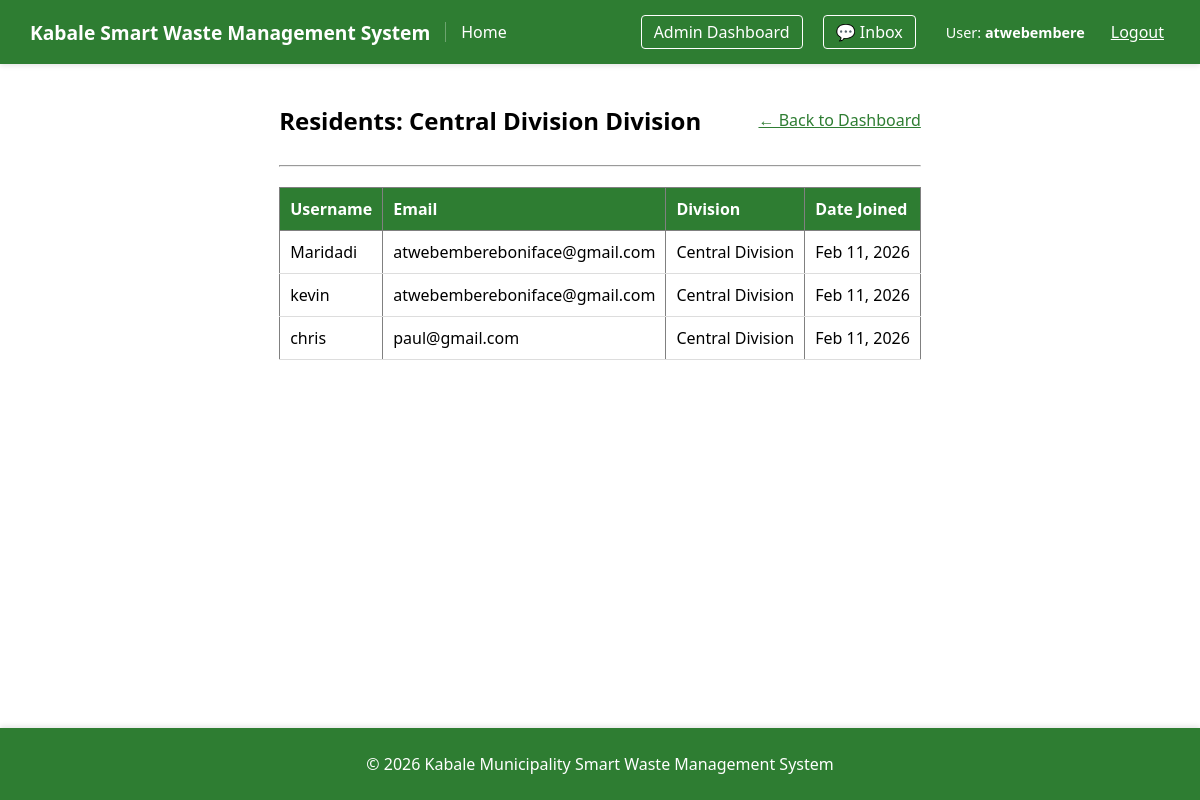
/users/division/Central Division/ (signed in), run on an earlier commit of the app's database.
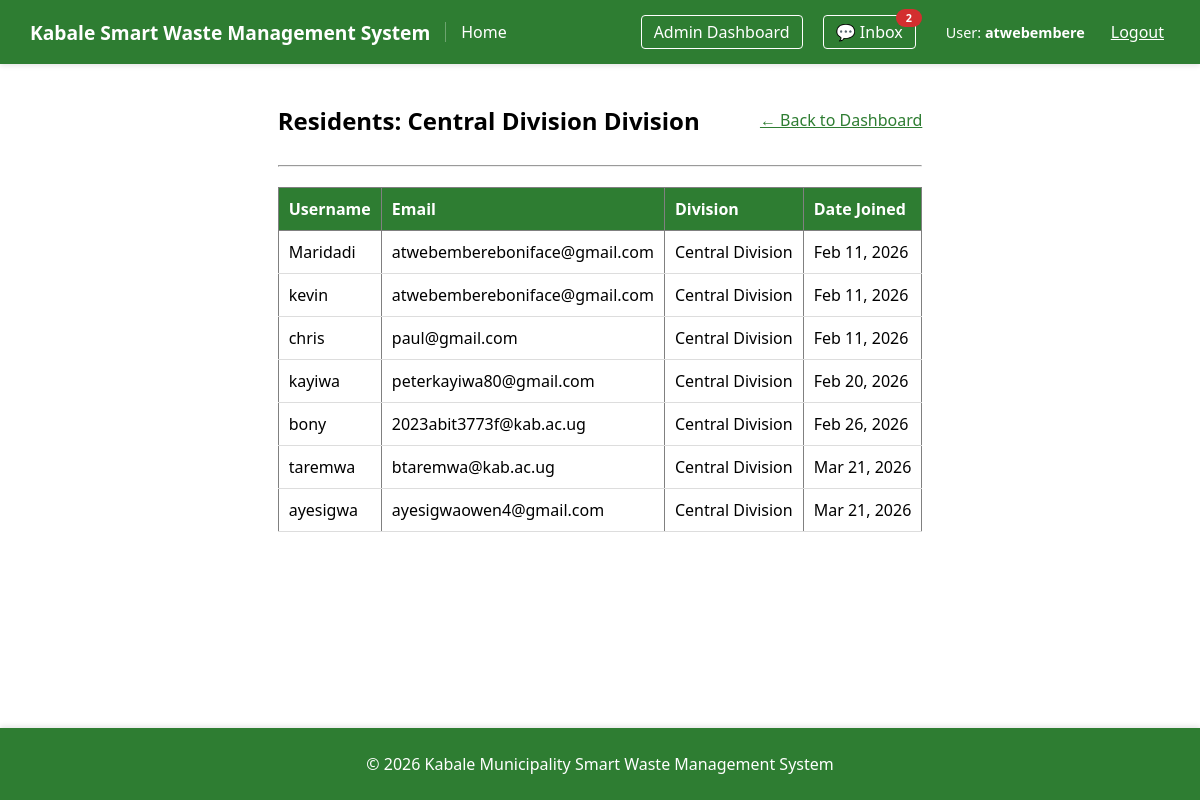
And on a later commit of the database.
### users/models.py (models this page shows, shortened)
class User(AbstractUser):
    full_name = models.CharField(max_length=255, null=True, blank=True)
    DIVISION_CHOICES = [
        ('Central Division', 'Central Division'),
        ('Northern Division', 'Northern Division'),
        ('Southern Division', 'Southern Division'),
    ]
    division = models.CharField(
        max_length=50,
        choices=DIVISION_CHOICES,
        null=True,
        blank=True
    )
    ward = models.CharField(max_length=100, null=True, blank=True)
    cell = models.CharField(max_length=100, null=True, blank=True)

### users/views.py (the view)
# urls.py: path('division/<str:division>/', views.DivisionUserListView.as_view(), name='division_users'),
class DivisionUserListView(UserPassesTestMixin, TemplateView):
    template_name = 'users/division_users.html'
    def test_func(self):
        return self.request.user.is_staff
    def get_context_data(self, **kwargs):
        context = super().get_context_data(**kwargs)
        division_name      = self.kwargs.get('division')
        context['division'] = division_name
        context['users']    = User.objects.filter(division=division_name, is_staff=False)
        return context

### users/context_processors.py (called while the page is built)
def unread_message_count(request):
    if request.user.is_authenticated and request.user.is_staff:
        count = Message.objects.filter(recipient=request.user, is_read=False).count()
        return {'total_unread_messages': count}
    return {'total_unread_messages': 0}

### templates/users/division_users.html
{% extends 'base.html' %}
{% block content %}
<div style="padding: 20px;">
    <div style="display: flex; justify-content: space-between; align-items: center;">
        <h2>Residents: {{ division|title }} Division</h2>
        <a href="{% url 'admin_dashboard' %}" style="color: #2e7d32;">&larr; Back to Dashboard</a>
    </div>
    <hr>
    <table border="1" style="width: 100%; border-collapse: collapse; margin-top: 20px; text-align: left;">
        <thead style="background: #2e7d32; color: white;">
            <tr>
                <th style="padding: 10px;">Username</th>
                <th style="padding: 10px;">Email</th>
                <th style="padding: 10px;">Division</th>
                <th style="padding: 10px;">Date Joined</th>
            </tr>
        </thead>
        <tbody>
            {% for resident in users %}
            <tr style="border-bottom: 1px solid #ddd;">
                <td style="padding: 10px;">{{ resident.username }}</td>
                <td style="padding: 10px;">{{ resident.email }}</td>
                <td style="padding: 10px;">{{ resident.get_division_display }}</td>
                <td style="padding: 10px;">{{ resident.date_joined|date:"M d, Y" }}</td>
            </tr>
            {% empty %}
            <tr>
                <td colspan="4" style="text-align: center; padding: 20px; color: gray;">
                    No residents registered in this division yet.
                </td>
            </tr>
            {% endfor %}
        </tbody>
    </table>
</div>
{% endblock %}

### templates/base.html (shortened to what this page needs)
<!DOCTYPE html>
<html lang="en">
<head>
</head>
<body>
<nav style="display: flex; justify-content: space-between; align-items: center; padding: 15px 30px; background: #2e7d32; color: white; box-shadow: 0 2px 5px rgba(0,0,0,0.1);">
    <div style="display: flex; align-items: center;">
        <a href="{% url 'home' %}" class="nav-title" style="color: white; font-size: 1.2em; font-weight: bold;">
            Kabale Smart Waste Management System
        </a>
        <span class="nav-link-separator"></span>
        <a href="{% url 'home' %}" class="nav-home-link" style="color: white; font-size: 1em;">Home</a>
    </div>
    <div class="nav-right" id="navRight">
        {% if user.is_authenticated %}
            {% if user.is_staff %}
                <a href="{% url 'admin_dashboard' %}" style="color: white; border: 1px solid white; padding: 5px 12px; border-radius: 4px;">
                    Admin Dashboard
                </a>
                <a href="{% url 'admin_inbox' %}" class="nav-inbox-btn">
                    💬 Inbox
                    {% if total_unread_messages > 0 %}
                        <span class="inbox-badge">{{ total_unread_messages }}</span>
                    {% endif %}
                </a>
            {% else %}
                <a href="{% url 'resident_dashboard' %}" style="color: white; border: 1px solid white; padding: 5px 12px; border-radius: 4px;">My Reports</a>
                <a href="{% url 'report_waste' %}" style="color: #ffd700; font-weight: bold;">+ Report Waste</a>
            {% endif %}
            <span class="nav-user-info" style="margin-left: 10px; font-size: 0.9em; color: white;">
                User: <strong>{{ user.username }}</strong>
            </span>
            <form action="{% url 'logout' %}" method="post" style="display: inline;">
                <button type="submit" style="background: none; border: none; color: white; cursor: pointer; text-decoration: underline; font-family: inherit; font-size: 1em;">
                    Logout
                </button>
            </form>
        {% else %}
            <a href="{% url 'login' %}" style="color: white;">Login</a>
            <a href="{% url 'register' %}" style="background: white; color: #2e7d32; padding: 6px 15px; border-radius: 4px; font-weight: bold;">Register</a>
        {% endif %}
    </div>
</nav>
<div class="container">
    {% block content %}
    {% endblock %}
</div>
<footer class="site-footer">
    <div style="max-width: 1200px; margin: auto;">
        &copy; 2026 Kabale Municipality Smart Waste Management System
    </div>
</footer>
</body>
</html>

What changed in the data, as far as the page shows it:
added User: username "kayiwa", email "peterkayiwa80@gmail.com", division "Central Division", date_joined "Feb 20, 2026"
added User: username "bony", email "2023abit3773f@kab.ac.ug", division "Central Division", date_joined "Feb 26, 2026"
added User: username "taremwa", email "btaremwa@kab.ac.ug", division "Central Division", date_joined "Mar 21, 2026"
added User: username "ayesigwa", email "ayesigwaowen4@gmail.com", division "Central Division", date_joined "Mar 21, 2026"
Also different on the page:
{{ total_unread_messages }}: (not shown) → "2"
